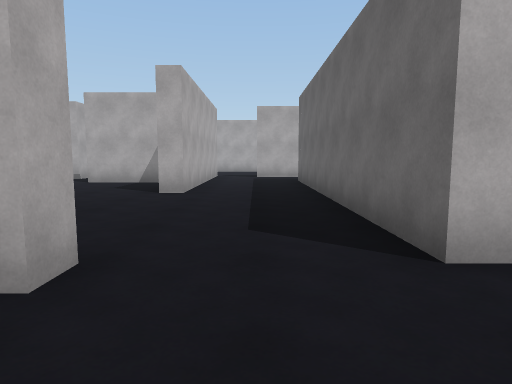
view 1 (above)

20 first-person views from a walk through a 3-D level made in the Unity game engine. The camera is 1.3 m above the floor, tilts 6° down and sees 75° across. Doors are open. The floor is counted in squares, 1.8 m on a side. Each view is taken from the middle of a square. On the plan, view 1 faces up. The plan holds only what a view shows up to about 11 squares ahead; the rest is blank. The player is left out.

view 2
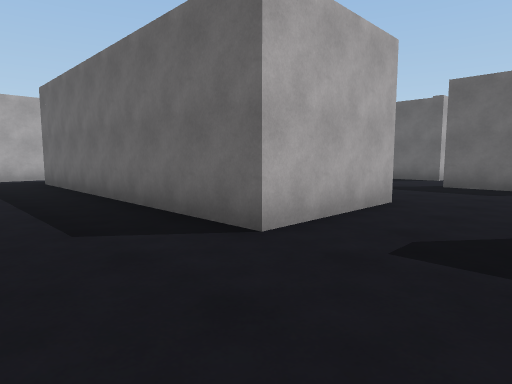

view 3
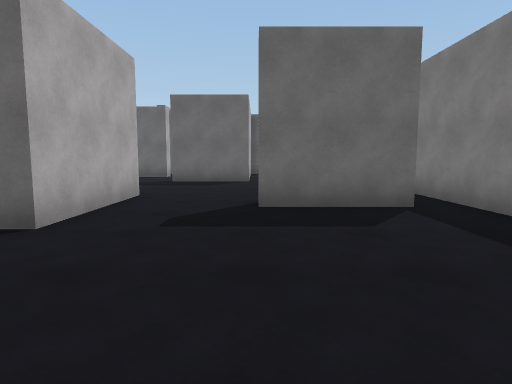

view 4
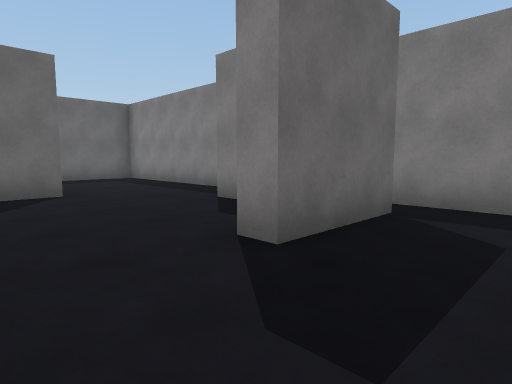

view 5
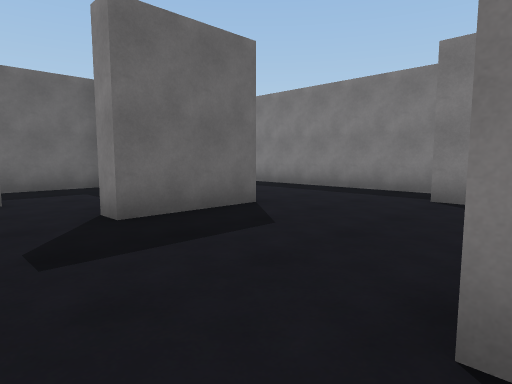

view 6
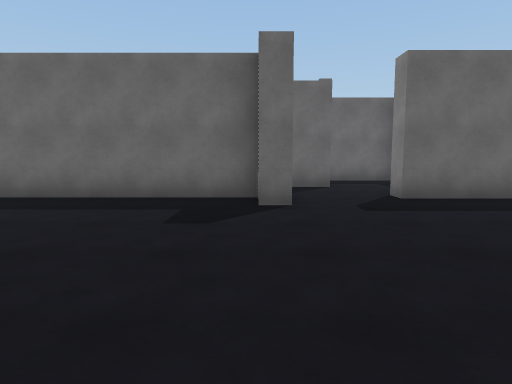

view 7
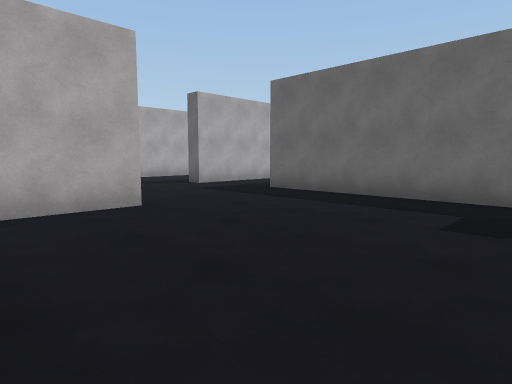

view 8
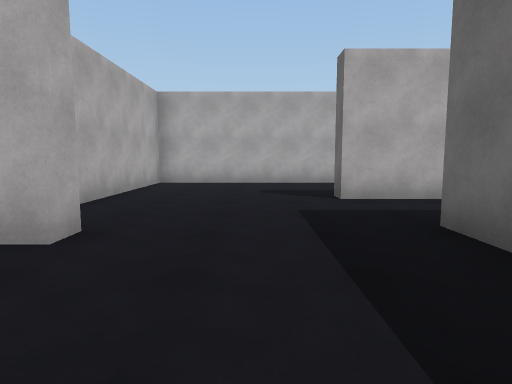

view 9
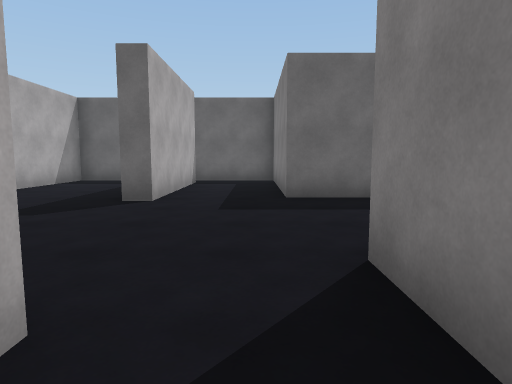

view 10
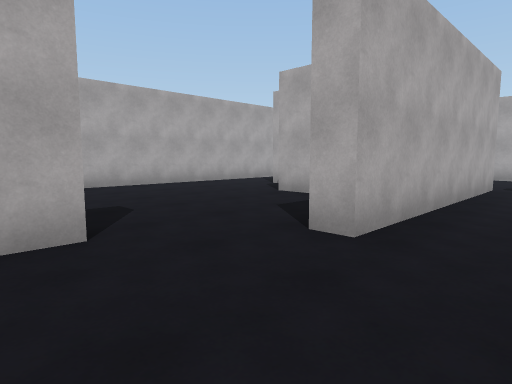

view 11
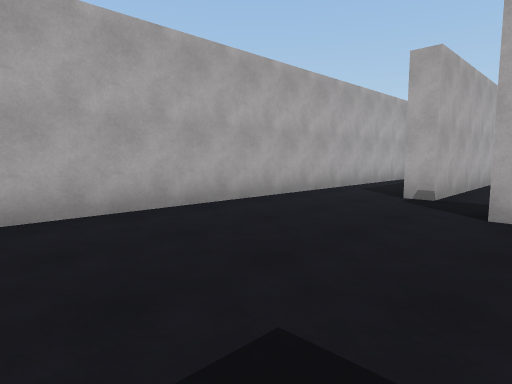

view 12
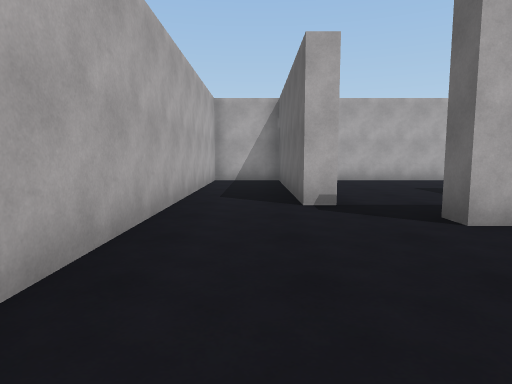

view 13
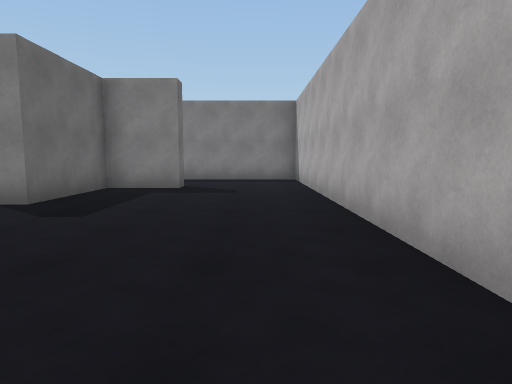

view 14
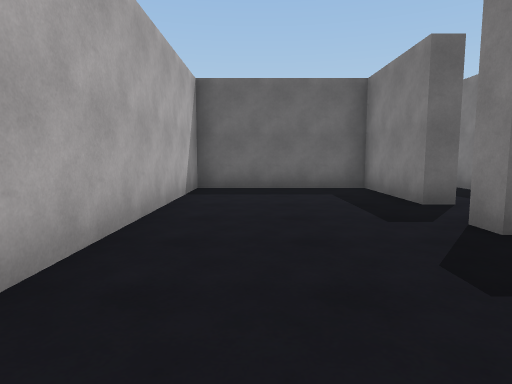

view 15
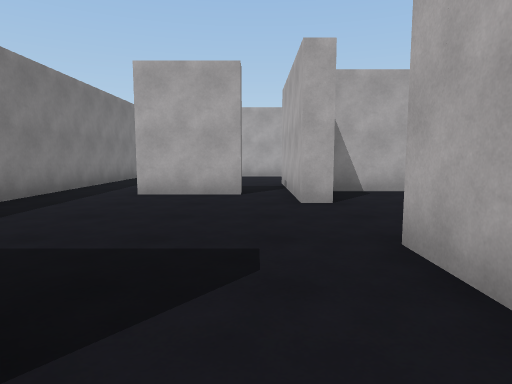

view 16
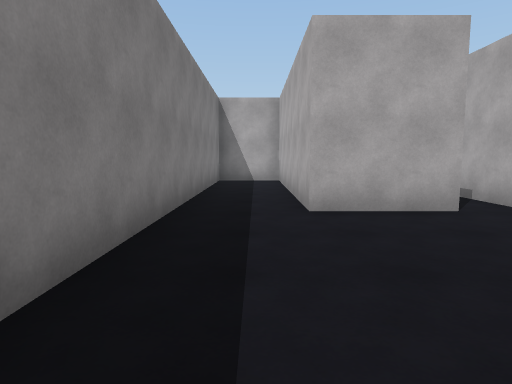

view 17
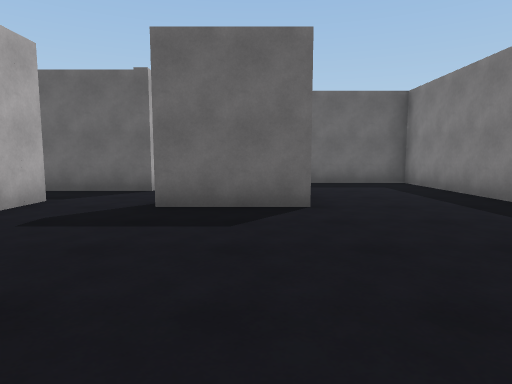

view 18
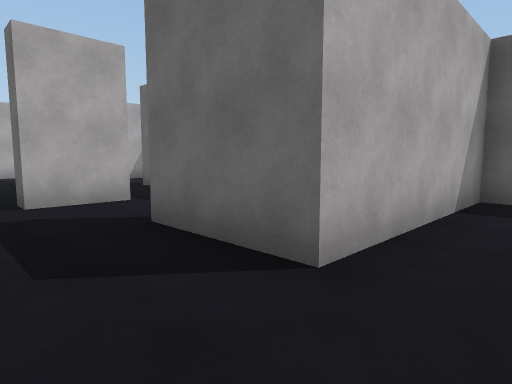

view 19
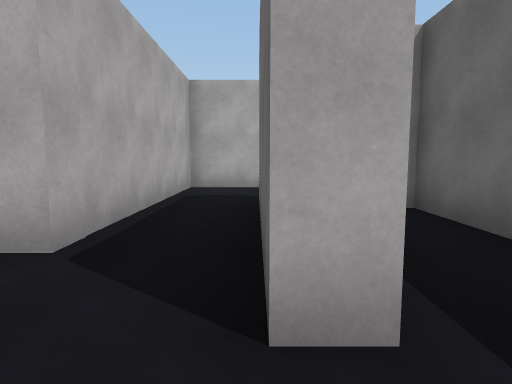

view 20
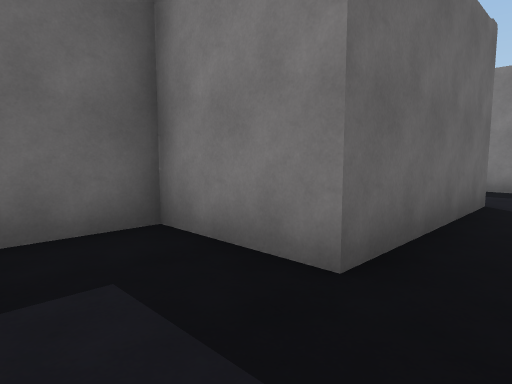

### Floor plan
Ten units are one square. View 1 is at (0, 0); x grows to the right and y downward. Boxes are objects, and circles mark ways between rooms. Rooms are numbered by the first view taken in them; rooms with no view inside come last. Other rooms are left out.
<svg viewBox="-88 -169 215 205">
<path fill="none" stroke="#000" d="M52 18 59 18M28 24 28 0 34 0M61 31 122 31 122 -2 78 -2 78 -25M44 -22 13 -22M-12 -17 -25 -17M-24 -8 -24 13 -83 13 -83 31 46 31M43 -102 43 -97 25 -97M115 -127 75 -127 75 -132M78 -49 78 -105 122 -105 122 -129M70 -45 70 -50M122 -151 122 -164 33 -164 33 -119M-28 -95 -48 -95 -48 -100M-58 -110 -63 -110 -63 -164 -83 -164 -83 8 -46 8M-15 -114 -15 -67 -20 -67M-25 -17 -52 -17 -52 -22 -35 -22 -35 -50 -30 -50 -30 -26M-12 -22 -12 -17M13 -22 13 -102M24 -102 43 -102M33 -119 5 -119M-20 -127 -15 -127 -15 -114M0 -119 0 -125 28 -125 28 -164 -45 -164M-58 -154 -58 -110M100 -7 105 -7M106 -32 100 -32M122 -8 122 -30M101 -100 84 -100 84 -45 70 -45M100 -32 100 -72 122 -72 122 -86M78 -25 84 -25M122 -49 122 -68"/>
<circle cx="53" cy="-40" r="3" fill="#2a7"/>
<circle cx="-13" cy="-20" r="3" fill="#2a7"/>
<circle cx="80" cy="-35" r="3" fill="#2a7"/>
<circle cx="30" cy="-110" r="3" fill="#2a7"/>
<circle cx="-5" cy="-120" r="3" fill="#2a7"/>
<circle cx="-50" cy="-110" r="3" fill="#2a7"/>
<circle cx="90" cy="-40" r="3" fill="#2a7"/>
<circle cx="115" cy="-35" r="3" fill="#2a7"/>
<text x="40" y="10">1</text>
<text x="60" y="-110">2</text>
<text x="-50" y="-70">3</text>
<text x="-20" y="-140">4</text>
<text x="100" y="-20">5</text>
<text x="90" y="-70">6</text>
<text x="110" y="-60">7</text>
</svg>
Room 1 opens to room 2. Room 1 opens to room 3. Room 1 opens to room 6. Room 2 opens to room 3. Room 3 opens to room 4. Room 5 opens to room 6. Room 5 opens to room 7.

Where each view was taken, in squares from view 1:
view 1: 0 up, 0 right, facing up
view 2: 0 up, 1 left, facing up-right
view 3: 0 up, 2 left, facing right
view 4: 2 up, 1 right, facing down-right
view 5: 4 up, 4 right, facing down-right
view 6: 5 up, 2 right, facing right
view 7: 5 up, 2 right, facing up-right
view 8: 7 up, 6 right, facing up
view 9: 11 up, 2 right, facing right
view 10: 4 up, 0 right, facing up-left
view 11: 5 up, 4 left, facing up-left
view 12: 6 up, 7 left, facing up
view 13: 10 up, 7 left, facing down
view 14: 15 up, 5 left, facing right
view 15: 1 up, 4 right, facing left
view 16: 2 down, 2 right, facing left
view 17: 1 up, 3 right, facing right
view 18: 1 down, 6 right, facing up-right
view 19: 2 up, 10 right, facing up
view 20: 9 up, 9 right, facing down-right
